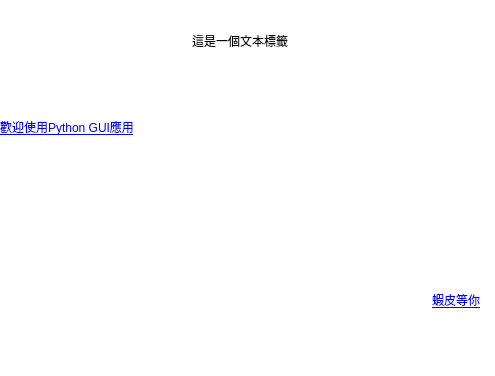
<?xml version="1.0" encoding="UTF-8"?>
<ui version="4.0">
 <class>Form</class>
 <widget class="QWidget" name="Form">
  <property name="geometry">
   <rect>
    <x>0</x>
    <y>0</y>
    <width>495</width>
    <height>376</height>
   </rect>
  </property>
  <property name="palette">
   <palette>
    <active>
     <colorrole role="Base">
      <brush brushstyle="SolidPattern">
       <color alpha="255">
        <red>255</red>
        <green>255</green>
        <blue>255</blue>
       </color>
      </brush>
     </colorrole>
     <colorrole role="Window">
      <brush brushstyle="SolidPattern">
       <color alpha="255">
        <red>255</red>
        <green>255</green>
        <blue>255</blue>
       </color>
      </brush>
     </colorrole>
    </active>
    <inactive>
     <colorrole role="Base">
      <brush brushstyle="SolidPattern">
       <color alpha="255">
        <red>255</red>
        <green>255</green>
        <blue>255</blue>
       </color>
      </brush>
     </colorrole>
     <colorrole role="Window">
      <brush brushstyle="SolidPattern">
       <color alpha="255">
        <red>255</red>
        <green>255</green>
        <blue>255</blue>
       </color>
      </brush>
     </colorrole>
    </inactive>
    <disabled>
     <colorrole role="Base">
      <brush brushstyle="SolidPattern">
       <color alpha="255">
        <red>255</red>
        <green>255</green>
        <blue>255</blue>
       </color>
      </brush>
     </colorrole>
     <colorrole role="Window">
      <brush brushstyle="SolidPattern">
       <color alpha="255">
        <red>255</red>
        <green>255</green>
        <blue>255</blue>
       </color>
      </brush>
     </colorrole>
    </disabled>
   </palette>
  </property>
  <property name="windowTitle">
   <string>Form</string>
  </property>
  <property name="toolTip">
   <string/>
  </property>
  <property name="toolTipDuration">
   <number>-1</number>
  </property>
  <property name="autoFillBackground">
   <bool>true</bool>
  </property>
  <widget class="QWidget" name="verticalLayoutWidget_2">
   <property name="geometry">
    <rect>
     <x>0</x>
     <y>0</y>
     <width>480</width>
     <height>341</height>
    </rect>
   </property>
   <layout class="QVBoxLayout" name="verticalLayout_2">
    <property name="sizeConstraint">
     <enum>QLayout::SetNoConstraint</enum>
    </property>
    <item>
     <widget class="QLabel" name="label">
      <property name="autoFillBackground">
       <bool>true</bool>
      </property>
      <property name="text">
       <string>這是一個文本標籤</string>
      </property>
      <property name="alignment">
       <set>Qt::AlignCenter</set>
      </property>
      <property name="openExternalLinks">
       <bool>false</bool>
      </property>
     </widget>
    </item>
    <item>
     <widget class="QLabel" name="label_2">
      <property name="mouseTracking">
       <bool>false</bool>
      </property>
      <property name="toolTip">
       <string>&lt;html&gt;&lt;head/&gt;&lt;body&gt;&lt;p&gt;這是超連結&lt;/p&gt;&lt;/body&gt;&lt;/html&gt;</string>
      </property>
      <property name="text">
       <string>&lt;html&gt;&lt;head/&gt;&lt;body&gt;&lt;p&gt;&lt;a href=&quot;https://shopee.tw/&quot;&gt;&lt;span style=&quot; text-decoration: underline; color:#0000ff;&quot;&gt;歡迎使用Python GUI應用&lt;/span&gt;&lt;/a&gt;&lt;/p&gt;&lt;/body&gt;&lt;/html&gt;</string>
      </property>
      <property name="openExternalLinks">
       <bool>true</bool>
      </property>
     </widget>
    </item>
    <item>
     <widget class="QLabel" name="label_3">
      <property name="toolTip">
       <string>這是一個圖像標籤</string>
      </property>
      <property name="layoutDirection">
       <enum>Qt::LeftToRight</enum>
      </property>
      <property name="text">
       <string/>
      </property>
      <property name="pixmap">
       <pixmap resource="apprcc.qrc">:/pic/images/python.jpg</pixmap>
      </property>
      <property name="alignment">
       <set>Qt::AlignLeading|Qt::AlignLeft|Qt::AlignVCenter</set>
      </property>
     </widget>
    </item>
    <item>
     <widget class="QLabel" name="label_4">
      <property name="toolTip">
       <string>這是一個購物網站</string>
      </property>
      <property name="text">
       <string>&lt;html&gt;&lt;head/&gt;&lt;body&gt;&lt;p&gt;&lt;a href=&quot;https://shopee.tw/&quot;&gt;&lt;span style=&quot; text-decoration: underline; color:#0000ff;&quot;&gt;蝦皮等你&lt;/span&gt;&lt;/a&gt;&lt;/p&gt;&lt;/body&gt;&lt;/html&gt;</string>
      </property>
      <property name="alignment">
       <set>Qt::AlignRight|Qt::AlignTrailing|Qt::AlignVCenter</set>
      </property>
      <property name="openExternalLinks">
       <bool>true</bool>
      </property>
     </widget>
    </item>
   </layout>
  </widget>
 </widget>
 <resources>
  <include location="apprcc.qrc"/>
 </resources>
 <connections/>
</ui>
